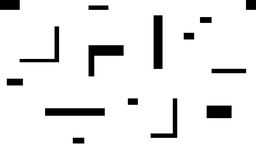
#> input picture data/test.png, 256 x 144 px, shrunk from 1920 x 1080 before the run
$ python jps.py
#> lines starting #> are read from the running program, lines starting #| are printed output that depends on the picture
#! /usr/bin/env python
#! -*- coding: utf-8 -*-

import cv2
import numpy as np
import os
import heapq
import matplotlib.pyplot as plt
import time

# 向量
class Vector:
    def __init__(self, x: int, y: int) -> None:
        self.x_ = x
        self.y_ = y

    def value(self):
        return np.sqrt(self.x_ ** 2 + self.y_ ** 2)

    def norm(self):
        if self.x_ != 0:
            self.x_ = self.x_ // np.abs(self.x_)
        if self.y_ != 0:
            self.y_ = self.y_ // np.abs(self.y_)

    def __str__(self) -> str:
        return str(self.x_) + " " + str(self.y_)

# 点
class Point:
    # 构造函数
    def __init__(self, x: int, y: int) -> None:
        self.x_ = x
        self.y_ = y

    def __add__(self, other: Vector):
        return Point(self.x_ + other.x_, self.y_ + other.y_)

    def __sub__(self, other) -> Vector:
        return Vector(self.x_ - other.x_, self.y_ - other.y_)

    def __eq__(self, other) -> bool:
        return self.x_ == other.x_ and self.y_ == other.y_

    def __str__(self) -> str:
        return str(self.x_) + " " + str(self.y_)

    def hash(self):
        return (self.x_, self.y_)

# 节点
class Node:
    def __init__(self, point: Point, cost=0.0, heuristic=0.0, parent=None) -> None:
        self.point_ = point
        self.cost_ = cost
        self.heuristic_ = heuristic
        self.f_value_ = cost + heuristic
        self.parent_ = parent
        self.dire_ = Vector(0, 0)
        if self.parent_ != None:
            self.dire_ = self.point_ - parent.point_
            self.dire_.norm()

    def __lt__(self, other):
        return self.f_value_ < other.f_value_

    def hash(self):
        return self.point_.hash()

# jump point search 算法
class JPS:
    # 构造函数
    def __init__(self) -> None:
        self.height_ = None
        self.width_ = None
        self.occupancy_grid_ = None
        self.start_point_ = None
        self.goal_point_ = None
        self.candidate_dires_ = [Vector(1, 0), Vector(0, 1), Vector(0, -1), Vector(-1, 0), Vector(1, 1), Vector(1, -1), Vector(-1, 1), Vector(-1, -1)]

    # 进行路径搜索
    def search(self, start_point: Point, goal_point: Point, occupancy_grid: np.array):
        # 初始化变量
        self.height_, self.width_ = occupancy_grid.shape
        self.occupancy_grid_ = occupancy_grid
        self.start_point_ = start_point
        self.goal_point_ = goal_point
        # 构建初始节点和目标节点
        start_node = Node(start_point, heuristic=(goal_point - start_point).value())
        goal_node = Node(goal_point)
        # 构建开集合和闭集合
        open_set = [start_node]
        heapq.heapify(open_set)
        close_set = set()
        # 开始进行路径搜索
        while open_set:
            # 得到当前节点
            cur_node = heapq.heappop(open_set)
            # 判断当前节点是否在close集合中
            if cur_node.hash() in close_set:
                continue
            # 当前节点加入close集合
            close_set.add(cur_node.hash())
            # 判断当前节点是否为终点
            if cur_node.point_ == self.goal_point_:
                goal_node = cur_node
                break
            # 根据当前节点获得跳点搜索方向
            search_dires = self.getSearchDires(cur_node)
            # 根据方向进行跳点搜索
            for search_dire in search_dires:
                jump_point = self.jumpPointSearch(cur_node.point_, search_dire)
                # 进行节点构造
                if jump_point is not None:
                    # 判断跳点是否已经被搜索过
                    if jump_point.hash() in close_set:
                        continue
                    # 构建新节点
                    new_node = Node(point=jump_point, cost=cur_node.cost_ + (jump_point - cur_node.point_).value(), heuristic=(self.goal_point_ - jump_point).value(), parent=cur_node)
                    # 加入open集合
                    heapq.heappush(open_set, new_node)
        # 判断是否搜索成功
        if goal_node.parent_ is None:
            print("path search failed")
            return None
        # 进行路径回溯
        print("path search success")
        path = list()
        cur_node = goal_node
        while cur_node is not None:
            path.append(cur_node.point_)
            cur_node = cur_node.parent_
        path = reversed(path)
        return path

    # 获得搜索方向
    def getSearchDires(self, node: Node) -> list():
        search_dires = list()
        # 判断是否为初始节点
        if node.parent_ is None:
            # 是初始节点，全部方向待选
            for candidate_dir in self.candidate_dires_:
                # 判断待选方向是否可行
                if self.isAvailable(node.point_ + candidate_dir):
                    search_dires.append(candidate_dir)
        else:
            # 不是初始节点，判断当前节点方向是否可行
            if self.isAvailable(node.point_ + node.dire_):
                search_dires.append(node.dire_)
            # 判断当前节点方向是否为斜向
            if node.dire_.x_ != 0 and node.dire_.y_ != 0:
                # 当前方向为斜向
                # 判断当前方向在垂直方向上的投影方向是否可行
                if self.isAvailable(node.point_.x_, node.point_.y_ + node.dire_.y_):
                    search_dires.append(Vector(0, node.dire_.y_))
                # 判断当前方向在水平方向上的投影方向是否可行
                if self.isAvailable(node.point_.x_ + node.dire_.x_, node.point_.y_):
                    search_dires.append(Vector(node.dire_.x_, 0))
                # 判断当前方向斜向搜索方向是否需要搜索
                if not self.isAvailable(node.point_.x_ - node.dire_.x_, node.point_.y_) and self.isAvailable(node.point_.x_, node.point_.y_ + node.dire_.y_):
                    search_dires.append(Vector(-node.dire_.x_, node.dire_.y_))
                # 判断当前方向斜向搜索方向是否需要搜索
                if not self.isAvailable(node.point_.x_, node.point_.y_ - node.dire_.y_) and self.isAvailable(node.point_.x_ + node.dire_.x_, node.point_.y_):
                    search_dires.append(Vector(node.dire_.x_, -node.dire_.y_))
            else:
                # 当前方向非斜向
                if node.dire_.x_ == 0:
                    # 当前方向为垂直方向
                    # 判断右侧是否可行
                    if not self.isAvailable(node.point_ + Vector(1, 0)):
                        # 右侧不可行
                        search_dires.append(Vector(1, node.dire_.y_))
                    # 判断左侧是否可行
                    if not self.isAvailable(node.point_ + Vector(-1, 0)):
                        # 左侧不可行
                        search_dires.append(Vector(-1, node.dire_.y_))
                else:
                    # 当前方向为水平方向
                    # 判断下方是否可行
                    if not self.isAvailable(node.point_ + Vector(0, 1)):
                        # 下方不可行
                        search_dires.append(Vector(node.dire_.x_, 1))
                    # 判断上方是否可行
                    if not self.isAvailable(node.point_ + Vector(0, -1)):
                        # 上方不可行
                        search_dires.append(Vector(node.dire_.x_, -1))
        return search_dires

    # 判断是否为跳点
    def jumpPointCheck(self, cur_point: Point, direction: Vector) -> bool:
        if cur_point == self.goal_point_:
            return True
        # 判断当前点是否可行
        if not self.isAvailable(cur_point):
            return False
        # 判断当前朝向是否为斜向
        if direction.x_ != 0 and direction.y_ != 0:
            # 进行跳点判断
            # 左下能走且左不能走，或右上能走且上不能走
            if (self.isAvailable(cur_point.x_ - direction.x_, cur_point.y_ + direction.y_) and not self.isAvailable(cur_point.x_ - direction.x_, cur_point.y_)) or (self.isAvailable(cur_point.x_ + direction.x_, cur_point.y_ - direction.y_) and not self.isAvailable(cur_point.x_, cur_point.y_ - direction.y_)):
                return True
        else:
            # 进行跳点判断
            if direction.x_ != 0:
                # 水平方向
                # 右下能走且下不能走， 或右上能走且上不能走
                '''
                * 1 0
                0 → 0
                * 1 0

                '''
                if (self.isAvailable(cur_point.x_ + direction.x_, cur_point.y_ + 1) and not self.isAvailable(cur_point.x_, cur_point.y_ + 1)) or (self.isAvailable(cur_point.x_ + direction.x_, cur_point.y_ - 1) and not self.isAvailable(cur_point.x_, cur_point.y_ - 1)):
                    return True
            else:
                # 垂直方向
                '''
                0 0 0
                1 ↓ 1
                0 0 0

                '''
                if (self.isAvailable(cur_point.x_ + 1, cur_point.y_ + direction.y_) and not self.isAvailable(cur_point.x_ + 1, cur_point.y_)) or (self.isAvailable(cur_point.x_ - 1, cur_point.y_ + direction.y_) and not self.isAvailable(cur_point.x_ - 1, cur_point.y_)):
                    return True
        return False

    # 给定位置和方向，进行跳点搜索
    def jumpPointSearch(self, pre_point: Point, direction: Vector) -> Point:
        cur_point = pre_point + direction
        # 判断当前搜索方向是否为斜向
        if direction.x_ == 0 or direction.y_ == 0:
            # 不是斜向，沿着当前方向进行跳点搜索
            while self.isAvailable(cur_point):
                # 判断当前点
                if self.jumpPointCheck(cur_point, direction):
                    return cur_point
                cur_point += direction
        else:
            # 是斜向，向横纵向进行拓展，判断是否存在跳点
            horizon_direction = Vector(direction.x_, 0)
            vertical_direction = Vector(0, direction.y_)
            while self.isAvailable(cur_point):
                # 判断当前点
                if self.jumpPointCheck(cur_point, direction):
                    return cur_point
                # 判断横向
                horizon_point = Point(cur_point.x_, cur_point.y_) + horizon_direction
                while self.isAvailable(horizon_point):
                    if self.jumpPointCheck(horizon_point, horizon_direction):
                        return cur_point
                    horizon_point += horizon_direction
                # 判断纵向
                vertical_point = Point(cur_point.x_, cur_point.y_) + vertical_direction
                while self.isAvailable(vertical_point):
                    if self.jumpPointCheck(vertical_point, vertical_direction):
                        return cur_point
                    vertical_point += vertical_direction
                # 判断是否需要沿着当前方向继续进行搜索
                if not (self.isAvailable(cur_point + horizon_direction) and self.isAvailable(cur_point + vertical_direction)):
                    break
                cur_point += direction
        return None

    # 判断点是否可行
    def isAvailable(self, *args) -> bool:
        if len(args) == 1:
            point = args[0]
            if 0 <= point.x_ < self.height_ and 0 <= point.y_ < self.width_ and self.occupancy_grid_[point.x_][point.y_] == 0:
                return True
            else:
                return False
        else:
            x, y = args[0], args[1]
            if 0 <= x < self.height_ and 0 <= y < self.width_ and self.occupancy_grid_[x][y] == 0:
                return True
            else:
                return False

if __name__== "__main__":
    # 读取图片作为占据栅格图
    map_path = os.path.dirname(__file__) + "/../data/test.png"
    if not os.path.exists(map_path):
        print("occupancy grid does not exist in ", map_path)
        exit(0)
    occupancy_grid = 255 - cv2.imread(map_path, cv2.IMREAD_GRAYSCALE)
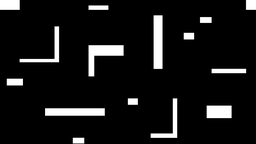
#> occupancy_grid: shape (144, 256); min 0, max 255, mean 22.1

    # 随机设置起点和终点
    np.random.seed(0)
    height, width = occupancy_grid.shape
#> height = 144; width = 256
    while True:
        start_point = Point(np.random.randint(0, height), np.random.randint(0, width))
        if occupancy_grid[start_point.x_][start_point.y_] == 0:
            break
    while True:
        goal_point = Point(np.random.randint(0, height), np.random.randint(0, width))
        if occupancy_grid[goal_point.x_][goal_point.y_] == 0 and (goal_point - start_point).value() > height:
            break

    # 确认规划设置环境
    plt.figure()
    plt.imshow(occupancy_grid)
    plt.plot(start_point.y_, start_point.x_, marker="o", color="red")
    plt.plot(goal_point.y_, goal_point.x_, marker="o", color="green")
    plt.show()
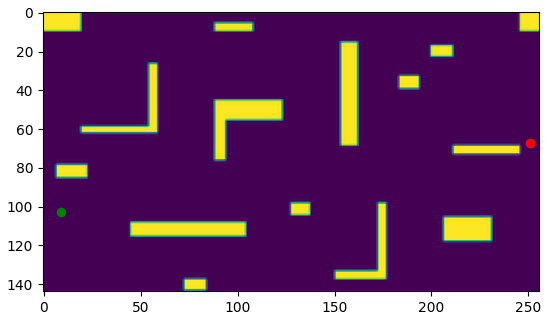
#> figure drawn by matplotlib, 1 panel

    # 进行路径生成
    jps = JPS()
    time_start = time.time()
    searched_path = jps.search(start_point, goal_point, occupancy_grid)
    time_end = time.time()
    print("time consuming: ", time_end - time_start, " s")
    # 进行可视化
    if searched_path is not None:
        xs, ys = list(), list()
        for p in searched_path:
            xs.append(p.x_)
            ys.append(p.y_)
#> this loop made 23 passes
#> after the loop, xs = [67, 67, 67, 68, 69, 70, 71, 72, 73, 77, 79, 85, 86, 88, 95, 95, 96, 97, 97, 97, 98, 103, 103]; ys = [251, 211, 209, 208, 207, 206, 205, 204, 203, 199, 197, 191, 190, 188, 181, 172, 171, 170, 127, 125, 124, 119, 9]
        plt.figure()
        plt.imshow(occupancy_grid)
        plt.plot(start_point.y_, start_point.x_, marker="o", color="red")
        plt.plot(goal_point.y_, goal_point.x_, marker="o", color="green")
        plt.plot(ys, xs)
        plt.show()
